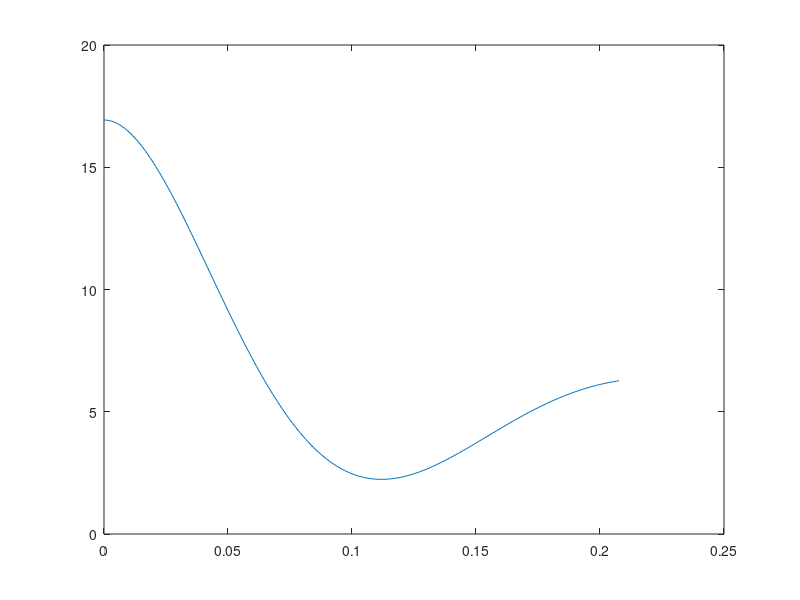

This figure's MATLAB source: (Note: this script raises an error after producing the figure.)
%%%%%%%%%%%%%%%%%%%%%%%%%%%%%%%%%%%%%%%
%%%%%%%%%% AE4314 Assignment %%%%%%%%%%
%%% Yara Hinssen and Sybren Bootsma %%%
%%%%%%%%%%%%%%%%%%%%%%%%%%%%%%%%%%%%%%%

%%%%%%%%%%%%%%%%%%%%%%%%%%%%%%%%%%%%%%%
%%%%%%%%%%%%%% Constants %%%%%%%%%%%%%%
k = 1.15 ;
W = 93440.25 ; %N
rho = 1.225 ;
R = 7.315 ; %m
N_blades = 4 ;
c = 0.53 ;
C_Dp = 0.015 ;
Omega = 30.264 ; %rad/s
a = 343 ;
CdS = 1.65 ;
vi_hover = 15.06 ;
V = 1:0.01:100 ;
t = linspace(0,(2*pi/Omega),200) ;
g = 9.80665 ;

% ------ Constants Tail Rotor---------%
R_tr = 2.79/2  ;
c_tr = 0.833 * 0.3048 ;   %m 
N_tr = 4 ;
l_tr = 8.998 ;            %m
Omega_tr = 1530 / 2 / pi ;  %rad/s
sigma_tr = N_tr*c_tr/(pi*R_tr) ;

% ------ Constants Flapping-----------%
Cl_alpha = 0.11*180/pi  ;%Fairfoiltools
beta_0 = 0.2 ; %rad
theta_0 = 12.53/180*pi ; %rad
q = 20/180*pi ; %rotation rate
p = 10/180*pi ;

%-------- Base calculations ----------%
sigma = N_blades*c/(pi*R) ;
V_tip = Omega*R ;
Mach_tip = V_tip/a ;

%% Moment of Inertia calculations

m_rotor = 4 * 110 ; %estimated from Sikorsky UH-60 helicopter
Myy_rotor = 1/12 * m_rotor * (c^2 + (2*R)^2); 
x_cg_rotor = 4.967 ;
z_cg_rotor = 3.579 ; 

m_tailrotorblade = 0.58 * 14.594 ; %kg
m_tailrotor =  4 * 0.58 * 14.594 ; %kg
blade_cg = 1.6787 * 0.3048 * cos(27.5/180) ; %m
slug_ft2_to_kg_m2 = 1.35581795 ; %Conversion from slug ft^2 to kg m^2
Myy_tailrotor = 4 * (1.009 * slug_ft2_to_kg_m2 + blade_cg * m_tailrotorblade);
x_cg_tailrotor = 14.060 ;
z_cg_tailrotor = 2.885 ;

m_body = W / 9.80665 - m_rotor - m_tailrotor ;

%Determine fraction of body weight for body 1 and body 2
x_cg = 5.1562 ; %m
frac = (10.993 - ((x_cg * W / 9.80665 + 4.967*m_rotor + 14.060*m_tailrotor)/m_body) )/6.757 ;

m_body1 = m_body * frac ;
m_body2 = m_body * (1-frac) ;
Myy_body1 = 1/12 * (2.794^2 + 7.9249^2) * m_body1 ;
Myy_body2 = 1/12 * (1.716^2 + 6.5006^2) * m_body2 ;
x_cg_body1 = 4.236 ;
x_cg_body2 = 10.993 ;
z_cg_body1 = 1.607 ;
z_cg_body2 = 1.059 ;

z_cg = (m_rotor * z_cg_rotor + m_tailrotor * z_cg_tailrotor + m_body1 * z_cg_body1 + m_body2 * z_cg_body2) / (W / 9.80665);

r_rotor2 = (x_cg_rotor - x_cg)^2 + (z_cg_rotor - z_cg)^2 ;
r_tailrotor2 = (x_cg_tailrotor - x_cg)^2 + (z_cg_tailrotor - z_cg)^2 ;
r_body1_2 = (x_cg_body1 - x_cg)^2 + (z_cg_body1 - z_cg)^2 ;
r_body2_2 = (x_cg_body2 - x_cg)^2 + (z_cg_body2 - z_cg)^2 ;

Myy_total = Myy_rotor + m_rotor * r_rotor2 + Myy_body1 + m_body1 * r_body1_2 + Myy_body2 + m_body2 * r_body2_2 + Myy_tailrotor + m_tailrotor * r_tailrotor2 ;

%% Flapping 

%%%%% Flapping

m_blade = 110 ; %based on Blackhawk blade weight
i_blade = 1/3*m_blade*R^2 ; 
inflow_r = vi_hover/(Omega*R);
lock_nr = (rho*Cl_alpha*c*R^4)/i_blade ;
Vflap = 20 ;
alpha_c = 12.83/180*pi ;
mu = Vflap*sin(alpha_c)/(Omega*R) ;
lam_c = Vflap*sin(alpha_c)/(Omega*R) ;

%Angular frame
a0 = lock_nr/8*(theta_0-(4/3)*inflow_r) ;
a1 = p/Omega -16/lock_nr*(q/Omega) ;
b1 = -q/Omega - 16*p/(lock_nr*Omega);

a0forward = lock_nr/8*(theta_0*(1+mu^2)-4/3*(lam_c+inflow_r)) ;
a1forward = (8/3*mu*theta_0-2*mu*(lam_c+inflow_r)-16/lock_nr*q/Omega)/(1-1/2*mu^2) ;
b1forward = (4/3*mu*a0forward-q/Omega)/(1+1/2*mu^2) ;

beta_par = lock_nr/8*(theta_0-(4*inflow_r)/3)*180/pi ;

beta = zeros(length(t),1) ;
beta_rot = zeros(length(t),1) ;
beta_homl = zeros(length(t),1) ;
beta_for = zeros(length(t),1) ;
for i = 1: length(t)
    beta_hom = (beta_0 * exp(-lock_nr/16*Omega*t(i))*(cos(Omega*sqrt(1-(lock_nr/16)^2)*t(i)) + (lock_nr/16)/sqrt(1-(lock_nr/16)^2) * sin(Omega*sqrt(1-(lock_nr/16)^2)*t(i)))*180/pi) ;
    beta_homl(i) = beta_hom ;
    beta(i) = (beta_hom + beta_par);
    
    beta_parrot = (a0 - a1 * cos(Omega * t(i)) - b1 * sin(Omega * t(i)))*180/pi ;
    beta_rot(i) = (beta_hom + beta_parrot) ;
        
    beta_parfor = (a0forward - a1forward * cos(Omega * t(i)) - b1forward * sin(Omega * t(i)))*180/pi ;
    beta_for(i) = (beta_hom +beta_parfor) ;
end

figure(1)
plot(t, beta, 'DisplayName', "Hover")
hold on
yline(beta_par, 'DisplayName', "Hover Particular")
hold on
plot(t, beta_homl, 'DisplayName', "Hover Homogeneous")
hold on
plot(t,beta_rot, 'DisplayName', "Pitch and roll")
hold on
plot(t,beta_for, 'DisplayName', "Forward flight")
hold off
ylabel("Beta [degrees]")
xlim([0,t(end)])
legend


%% Trim calculations

a1 = zeros(length(V),1) ;
theta_0 = zeros(length(V),1) ;
epsilon = 0.001;

vi_0 = sqrt(W / (2*rho*pi*R^2)) ;
lambda_i = vi_0 / V_tip ; %starting value for lambda_i
for i = 1: length(V)
    D = 0.5 * rho * CdS * V(i)^2 ;
    T = sqrt(W^2 + D^2) ;
    C_T = T / (rho * pi * R^2 * V_tip^2) ; 
    mu_trim = V(i) / V_tip ; 
    lambda_i = vi_0 / V_tip ; %starting value for lambda_i
    error = 1 ;
    while error > epsilon
        C_T_glau = 2*lambda_i * sqrt((mu_trim * cos(D/W))^2 + (mu_trim * sin(D/W) + lambda_i)^2) ;
        lambda_i = lambda_i - 0.000001 ; 
        error = abs(C_T - C_T_glau) ;    
    end
    
    A = [(1 + 1.5*mu_trim^2) (-8/3 * mu_trim); -mu_trim (2/3 + mu_trim^2)] ;
    a1(i) = ((-2*mu_trim^2 * D/W - 2*mu_trim*lambda_i) / det(A)) * 180/pi ;
    theta_0(i) = ((4/sigma * C_T / Cl_alpha + mu_trim*D/W + lambda_i) / det(A)) * 180/pi ;
end

% Plotting
figure(2)
plot(V, -a1, 'DisplayName', '\theta_c')
hold on
plot(V, theta_0, 'DisplayName', '\theta_0')
hold off
legend

%% Manoeuver Simulation

V1 = 90  * 0.514444 ;
V2 = 70  * 0.514444 ;
V3 = 90  * 0.514444 ;
V4 = 110 * 0.514444 ;
m = W/g ;
h = 2.045 ; %height of center of the diskplane above cg

%Store info
t = [] ;
V = [] ;
u = [] ;
w = [] ;
q = [] ;
theta_f = [] ;
x = [];
z = [];


%Set initial values
t0 = 0 ;
V(1) = V1 ;
t(1) = t0 ;
[a_1, theta0] = trim_con(V1) ;
x(1) = 0;

i = 1 ;
test = 1 ;
ref = 1 ;

%Set time step
dt = 0.1 ;
while test == 1
    i = i + 1 ;
    t(i) = t(i-1) + dt ;
    if ref == 1
        V_ref = V2;
    end
%     if ref = 2
%         V_ref = V3;
%     end 
%     if ref = 3
%         V_ref = V4;
%     end
       
    V(i) = sqrt(u(i-1)^2 + w(i-1)^2) ; 
    D = 0.5 * rho * CdS * V(i)^2 ;
    
    theta_f_ref = 5 * 180 / pi ;
    %-0.005 * (15 - x) + 0.02 * u(i-1) ;
    theta_c(i) = 0.2*(theta_f(i-1) - theta_f_ref) + 0.2*q(i-1);
    
    alpha_c = theta_c - arctan(w(i-1)/u(i-1)) ;
    mu = V(i) / (Omega*R) * cos(alpha_c) ;
    lambda_c = V / (Omega*R) * sin(alpha_c) ;
    
    lambda_i = vi_0 / V_tip ; %starting value for lambda_i
    error = 1 ;
    while error > epsilon
        a1 = (8/3 * mu * theta_0 - 2*mu * (lambda_c + lambda_i) - 16 / locknr * q(i-1)/Omega) / (1 - 0.5*mu^2) ; 
        C_T_BEM = 0.25 * Cl_alpha * sigma* (2/3*theta_0*(1+3/2*mu^2)-(lambda_c+lambda_i)) ;
        C_T_glau = 2*lambda_i * sqrt((mu_trim * cos(D/W))^2 + (mu_trim * sin(D/W) + lambda_i)^2) ;
        lambda_i = lambda_i - 0.000001 ; 
        error = abs(C_T_BEM - C_T_glau) ; 
    end
    
    T = C_T_glau * rho * (Omega * R)^2 * pi * R^2;
    
    udot = -g * sin(theta_f(i-1)) - D/m * u(i-1) / V(i-1) + T/m * sin(theta_c - a1) - q(i-1)*w(i-1);
    wdot = g * cos(theta_f(i-1)) - D/m * w(i-1) / V(i-1) + T/m * cos(theta_c - a1) + q(i-1)*u(i-1);
    qdot = -T/Myy_Total * h * sin(theta_c - a1);
    theta_fdot = q(i-1);
    xdot = u(i)*cos(theta_f(i))+w(i)*sin(theta_f(i));
    zdot = -u(i)*sin(theta_f(i))+w(i)*cos(theta_f(i));
    
    
    u(i)=u(i-1)+dt*udot;
    w(i)=w(i-1)+dt*wdot;
    q(i)=q(i-1)+dt*qdot;
    theta_f(i)=theta_f(i-1)+dt*theta_fdot;
    x(i)=x(i-1)+dt*xdot;
    z(i)=z(i-1)+dt*-zdot;
    
%     if reached
%         test = 0 ;
    test = 0 ;
end
